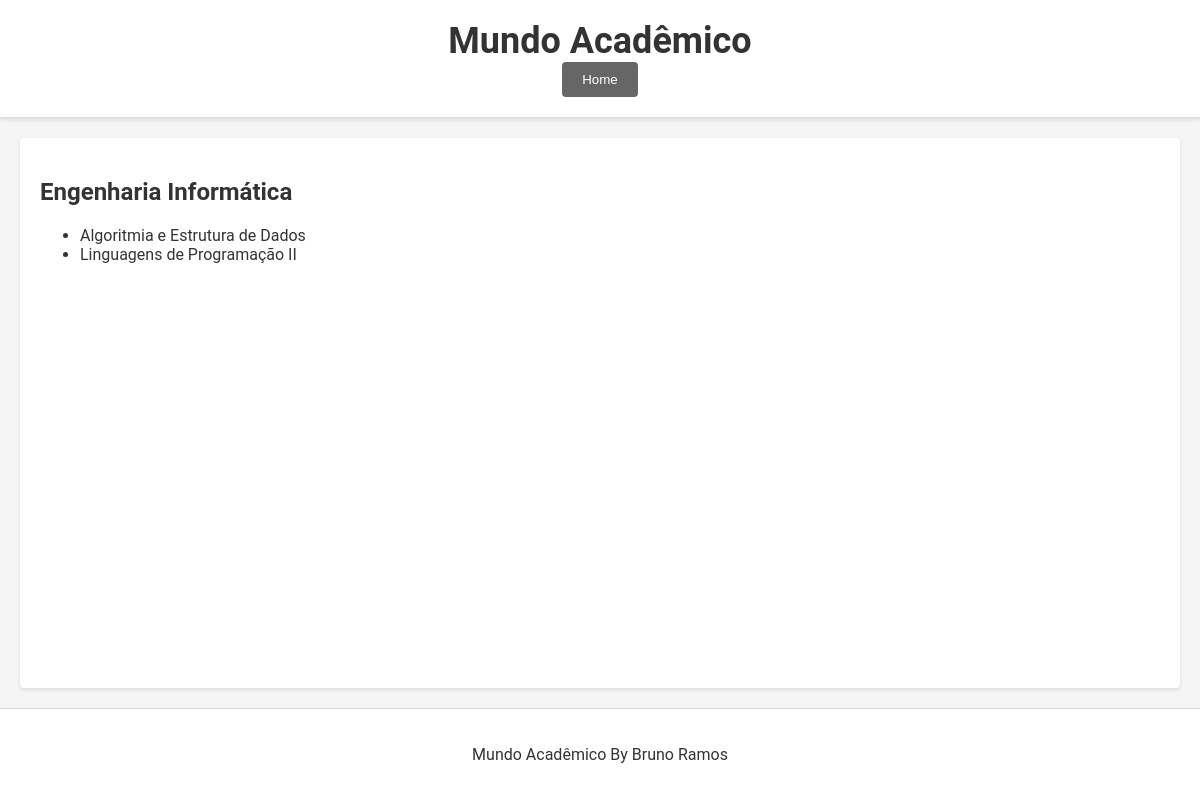
The page /curso/curso/1/ on the database its author committed.
### curso/models.py (models this page shows, shortened)
class Curso(models.Model):
    apresentacao = models.CharField(max_length=50)
    objectivos = models.CharField(max_length=50)
    competencias = models.CharField(max_length=50)

class disciplina(models.Model):
    nome= models.CharField(max_length=50)
    linguagemProgramacao = models.CharField(max_length=50, default='Python')
    ano= models.IntegerField()
    semestre = models.IntegerField()
    ects = models.IntegerField()
    curricular_IUnit_Readable_Code = models.CharField(max_length=50)

### curso/views.py (the view)
# urls.py: path('curso/<int:curso_id>/', views.todasDisciplinas_view, name='disciplinas'),
def todasDisciplinas_view(request, curso_id):
    curso = Curso.objects.get(id=curso_id)
    disciplinas = disciplina.objects.all()
    return render(request, 'curso/todasDisciplinas.html', {'curso': curso, 'disciplinas': disciplinas})

### curso/templates/curso/todasDisciplinas.html
{% extends 'curso/layout.html' %}
{% block content %}
    <h2>{{ curso.apresentacao }}</h2>
    <ul>
        {% for disciplina in disciplinas %}
            <li>
                <a href="{% url 'curso:disciplina_details' disciplina.id %}">
                    {{ disciplina.nome }}<br>
                </a>
            </li>
        {% endfor %}
    </ul>
{% endblock %}

### curso/templates/curso/layout.html (style rules this page uses)
body { background: #f5f5f5; color: #333; font-family: 'Roboto', sans-serif; margin: 0; padding: 0; min-height: 100vh; display: flex; flex-direction: column; }
a { color: #333; text-decoration: none; }

### rows shown on the page
Curso: apresentacao "Engenharia Informática"
disciplina: nome "Algoritmia e Estrutura de Dados"
disciplina: nome "Linguagens de Programação II"
